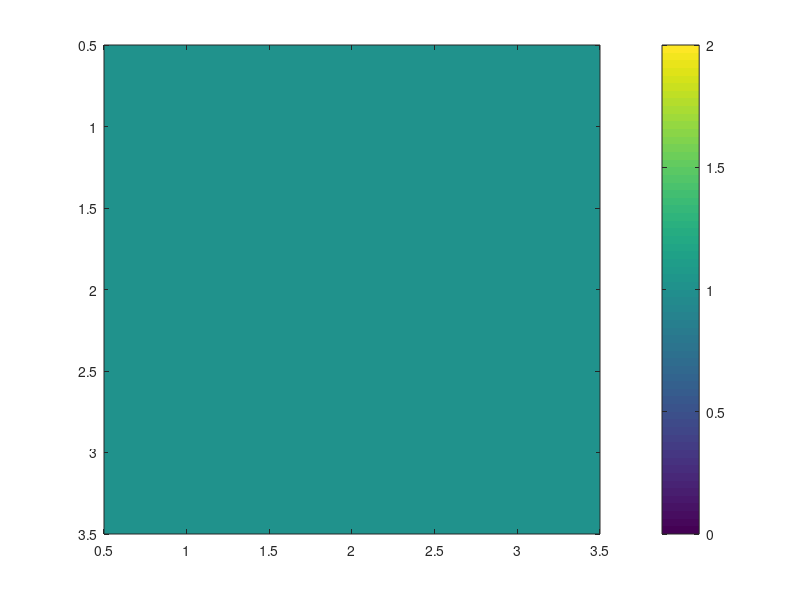
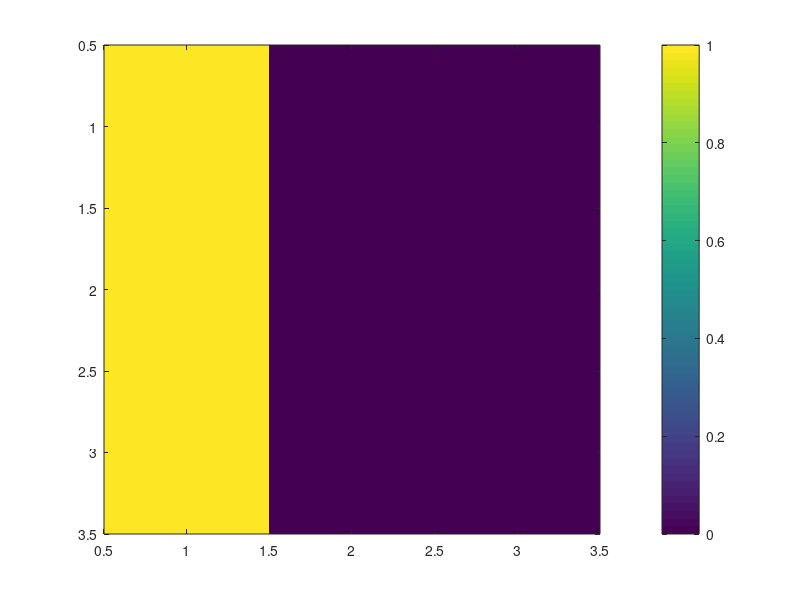
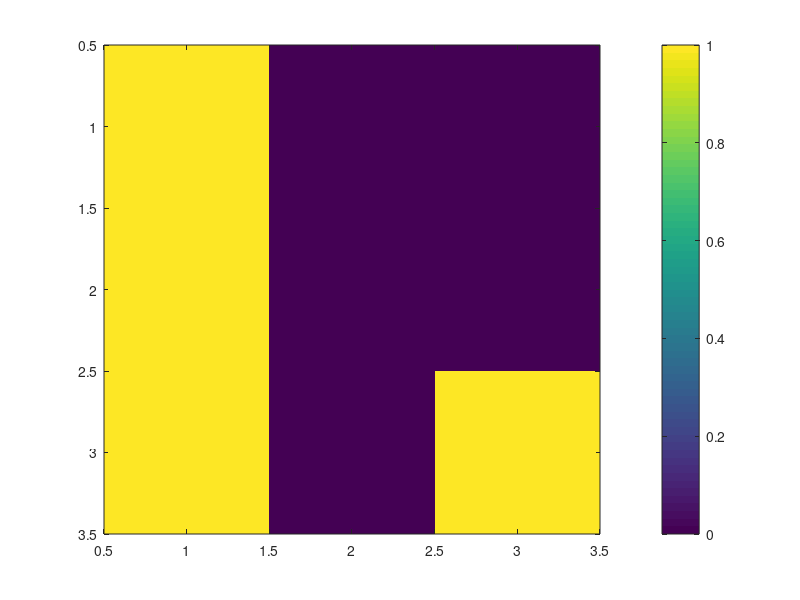

Here is the MATLAB script that generated these plots, in order: (Note: this script raises an error after producing the figures.)
% 3D scalar example
% Author: Aina Frau-Pascual
%
%%

% Input image
im = zeros(3,3,3);
im(:,:,1) = 1;
im(:,1,:) = 1;
im(3,3,3) = 1;
figure; imagesc(im(:,:,1)); colorbar;
figure; imagesc(im(:,:,2)); colorbar;
figure; imagesc(im(:,:,3)); colorbar;

%%
% Construct mesh structure
Lx = size(im, 1); % domain length
Nx = size(im, 1); % number of cells
Ly = size(im, 2); % domain length
Ny = size(im, 2); % number of cells
Lz = size(im, 3); % domain length
Nz = size(im, 3); % number of cells
meshstruct = createMesh3D(Nx, Ny, Nz, Lx, Ly, Lz); % construct mesh
x = meshstruct.cellcenters.x; % extract the cell center positions

% Define the boundary condition:
BC = createBC(meshstruct); % all Neumann boundary condition structure
[Mbc, RHSbc] = boundaryCondition(BC); % boundary condition discretization

%%
% Define the transfer coefficients:
D = createCellVariable(meshstruct, im);
Dave = harmonicMean(D);          % convert a cell variable to face variable
Mdiff = diffusionTerm(Dave);     % diffusion term
M = Mdiff + Mbc;                 % matrix of coefficient for central scheme

%%
% Define mask
G = reshape(1:(Nx+2)*(Ny+2)*(Nz+2), Nx+2, Ny+2, Nz+2);
mnx = Nx*Ny*Nz;	mny = Nx*Ny*Nz; mnz = Nx*Ny*Nz;
rowx_index = reshape(G(2:Nx+1,2:Ny+1,2:Nz+1),mnx,1); % main diagonal x
rowy_index = reshape(G(2:Nx+1,2:Ny+1,2:Nz+1),mny,1); % main diagonal y
rowz_index = reshape(G(2:Nx+1,2:Ny+1,2:Nz+1),mnz,1); % main diagonal z

%%
% Compute conductance
conductance = zeros(size(RHSbc, 1), size(RHSbc, 1));
for p1=rowx_index'
    for p2=rowy_index'
        if p2>=p1
            p1
            p2
            RHSbc0 = RHSbc;
            RHSbc0(p1) = 1; % define current i
            RHSbc0(p2) = -1; % define current j
            c = solvePDE(meshstruct, M, RHSbc0); % solve for the central scheme
            conductance(p1, p2) = abs(1 / (c.value(p1) - c.value(p2)));
            conductance(p2, p1) = conductance(p1, p2);
            figure(4); imagesc(c.value(2:4,2:4,2)); colorbar;
            figure(5); imagesc(c.value(2:4,2:4,3)); colorbar;
            figure(6); imagesc(c.value(2:4,2:4,4)); colorbar;
            pause(0.5);
        end
    end
end

%%
% Plot results
conductance(isnan(conductance)) = 0;
figure; image(conductance(rowx_index,rowy_index), 'CDataMapping', 'scaled'); 
colorbar; title('Conductance')
